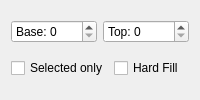
       <widget class="QWidget" name="tabRange" >
        <attribute name="title" >
         <string>Range</string>
        </attribute>
        <layout class="QVBoxLayout" name="verticalLayout" >
         <item>
          <layout class="QVBoxLayout" name="verticalLayoutRange" >
           <property name="spacing" >
            <number>0</number>
           </property>
          </layout>
         </item>
         <item>
          <layout class="QHBoxLayout" name="horizontalLayout_2" >
           <item>
            <widget class="QSpinBox" name="SpinBoxRangeBase" >
             <property name="keyboardTracking" >
              <bool>false</bool>
             </property>
             <property name="prefix" >
              <string>Base: </string>
             </property>
             <property name="maximum" >
              <number>255</number>
             </property>
            </widget>
           </item>
           <item>
            <widget class="QSpinBox" name="SpinBoxRangeTop" >
             <property name="keyboardTracking" >
              <bool>false</bool>
             </property>
             <property name="prefix" >
              <string>Top: </string>
             </property>
             <property name="maximum" >
              <number>255</number>
             </property>
            </widget>
           </item>
          </layout>
         </item>
         <item>
          <layout class="QHBoxLayout" name="horizontalLayout" >
           <item>
            <widget class="QCheckBox" name="CheckBoxRangeSelectedOnly" >
             <property name="text" >
              <string>Selected only</string>
             </property>
            </widget>
           </item>
           <item>
            <widget class="QCheckBox" name="CheckBoxRangeHardFill" >
             <property name="text" >
              <string>Hard Fill</string>
             </property>
            </widget>
           </item>
          </layout>
         </item>
        </layout>
       </widget>
